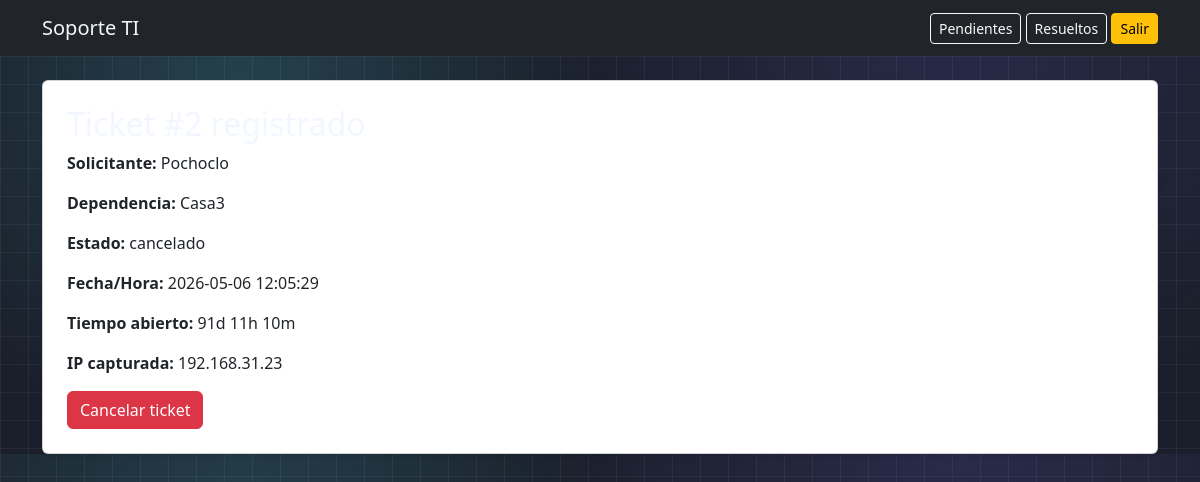
/ticket/created/2 (signed in), run on the app's committed database.
### tables this page shows
CREATE TABLE tickets (
            id INTEGER PRIMARY KEY AUTOINCREMENT,
            requester_name TEXT NOT NULL,
            department TEXT NOT NULL,
            phone_internal TEXT NOT NULL,
            problem_key TEXT NOT NULL,
            problem_title TEXT NOT NULL,
            description TEXT NOT NULL,
            local_ip TEXT NOT NULL,
            created_at TEXT NOT NULL,
            status TEXT NOT NULL DEFAULT 'pendiente',
            assigned_to_user_id INTEGER,
            canceled_by_requester INTEGER NOT NULL DEFAULT 0,
            closed_by_user_id INTEGER,
            closed_at TEXT,
            close_note TEXT, assigned_at TEXT,
            FOREIGN KEY (assigned_to_user_id) REFERENCES users(id),
            FOREIGN KEY (closed_by_user_id) REFERENCES users(id)
        );

### app.py (the view)
@app.route("/ticket/created/<int:ticket_id>")
def ticket_created(ticket_id: int):
    ticket = db().execute("SELECT * FROM tickets WHERE id = ?", (ticket_id,)).fetchone()
    if not ticket:
        flash("Ticket no encontrado.", "danger")
        return redirect(url_for("home"))
    return render_template("ticket_created.html", ticket=ticket)

### app.py (called while the page is built)
def db() -> sqlite3.Connection:
    if "db" not in g:
        conn = sqlite3.connect(DB_PATH)
        conn.row_factory = sqlite3.Row
        g.db = conn
    return g.db

### templates/ticket_created.html (shortened to what this page needs)
{% extends "base.html" %}
{% block content %}
<div class="card shadow-sm p-4">
  <h2>Ticket #{{ ticket.id }} registrado</h2>
  <p><strong>Solicitante:</strong> {{ ticket.requester_name }}</p>
  <p><strong>Dependencia:</strong> {{ ticket.department }}</p>
  <p><strong>Estado:</strong> {{ ticket.status }}</p>
  <p><strong>Fecha/Hora:</strong> {{ ticket.created_at }}</p>
  <p><strong>Tiempo abierto:</strong> <span id="open-time" data-created-at="{{ ticket.created_at }}">Calculando...</span></p>
  <p><strong>IP capturada:</strong> {{ ticket.local_ip }}</p>
  <form method="post" action="{{ url_for('cancel_by_requester', ticket_id=ticket.id) }}">
    <button class="btn btn-danger" onclick="return confirm('¿Cancelar ticket?')">Cancelar ticket</button>
  </form>
</div>
{% endblock %}

### static/styles.css (style rules this page uses)
body { background-color: #1a1f2b; background-image: radial-gradient(circle at 20% 20%, rgba(92, 249, 255, 0.16), transparent 35%), radial-gradient(circle at 80% 0%, rgba(135, 111, 255, 0.14), transparent 40%), linear-gradient(rgba(255, 255, 255, 0.05) 1px, transparent 1px), linear-gradient(90deg, rgba(255, 255, 255, 0.05) 1px, transparent 1px); background-size: auto, auto, 28px 28px, 28px 28px; color: #ecf2ff; }
h1, h2, h3, h4, h5, h6, .navbar-brand { color: #f2f7ff; }

### data on the page
tickets: requester_name "Pochoclo", department "Casa3", status "cancelado", created_at "2026-05-06 12:05:29", local_ip "192.168.31.23"
